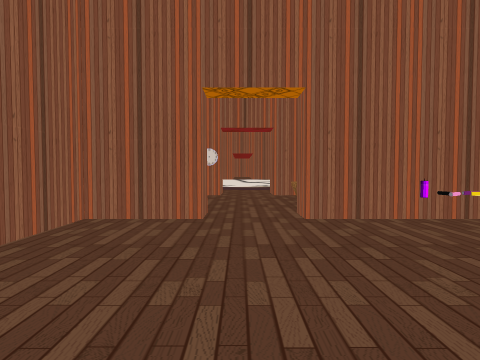
[1] (above)

19 first-person views from a walk through a 3-D level made in the Unity game engine. The camera is 1.5 m above the floor, tilts 2° down and sees 80° across. The floor is counted in squares, 2 m on a side. Each view is taken from the middle of a square. On the plan, view 1 faces up. The plan holds only what a view shows up to about 10 squares ahead; the rest is blank. The place goes on beyond the plan. Some surface patterns are stand-ins.

[2]
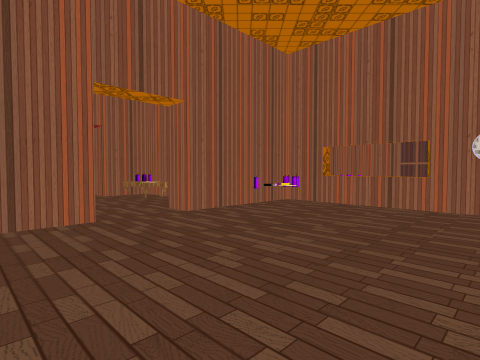

[3]
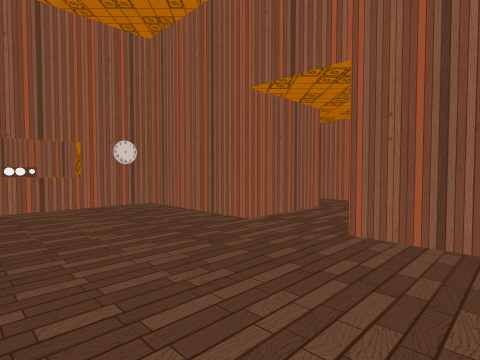

[4]
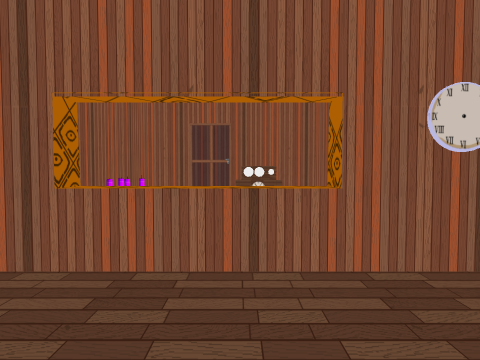

[5]
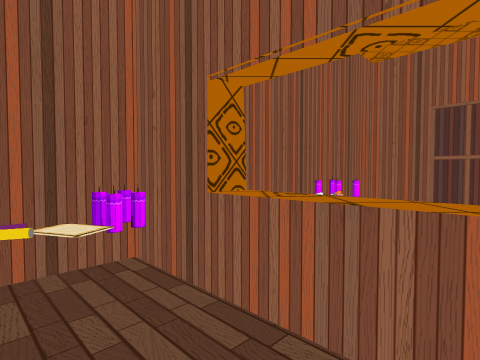

[6]
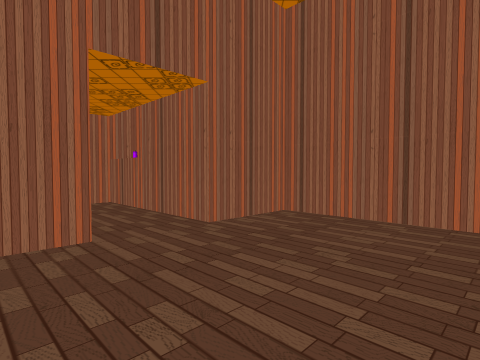

[7]
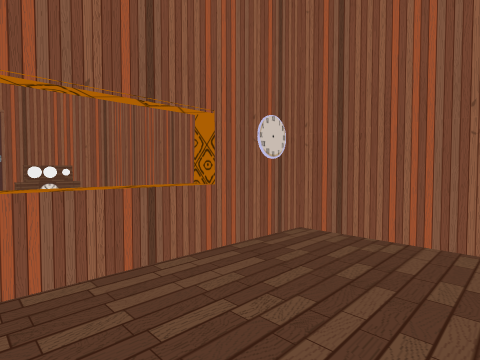

[8]
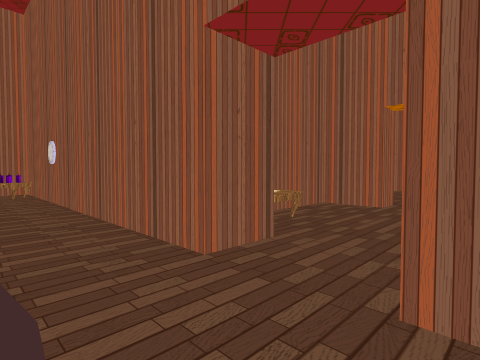

[9]
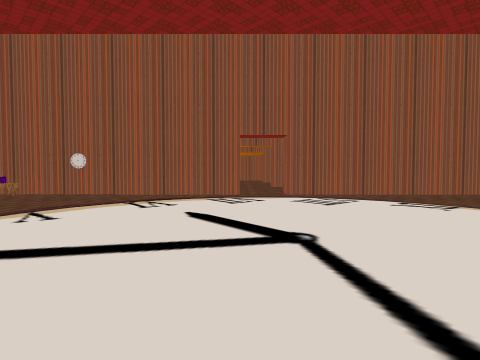

[10]
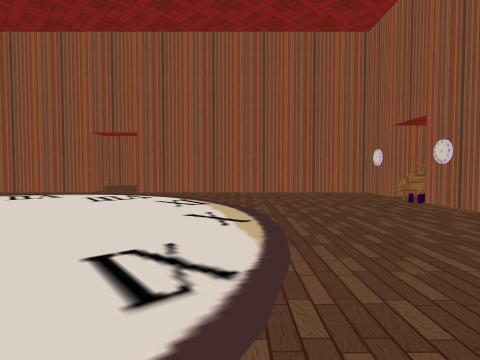

[11]
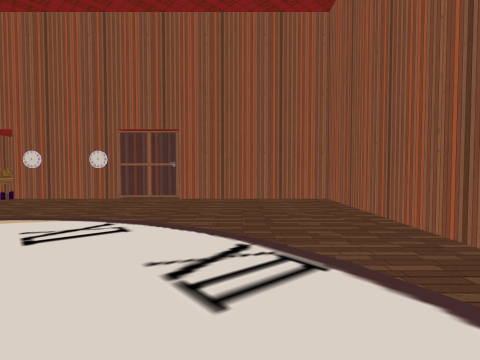

[12]
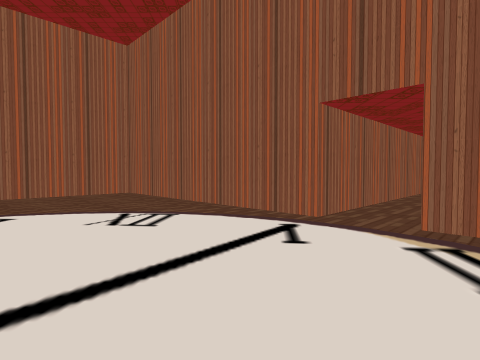

[13]
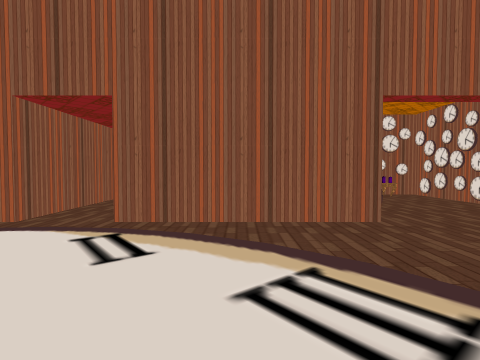

[14]
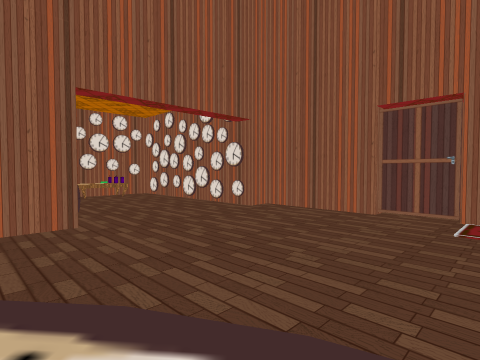

[15]
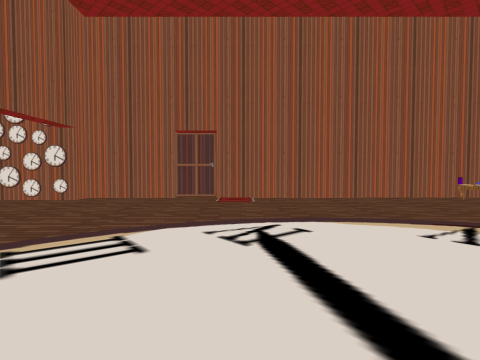

[16]
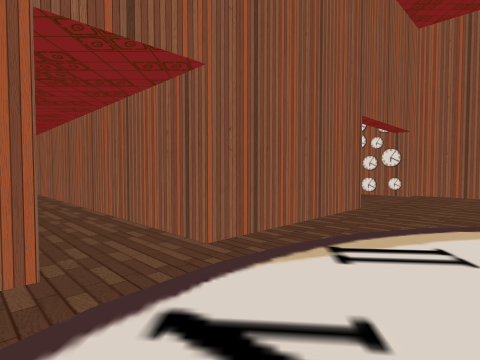

[17]
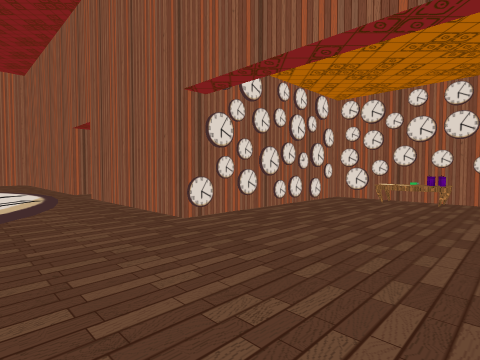

[18]
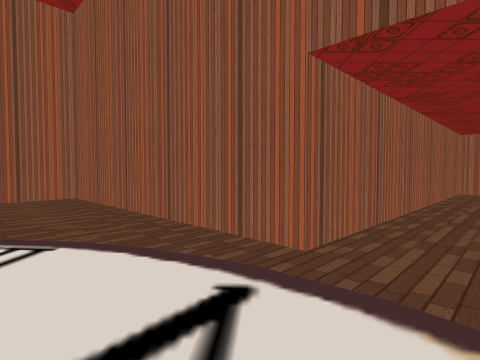

[19]
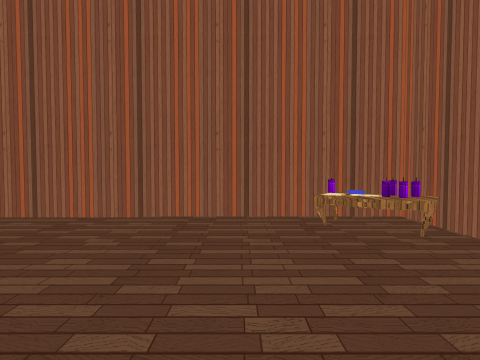

### Floor plan
Key: @ floor where view 1 was taken; # wall or solid block; . main floor; : floor 0.25 m higher than the main floor; / step, stairs or slope; ^ raised ledge; E desk; C candle; O other object.
Columns run from 10 left of view 1 to 10 right of it. Each row starts with its distance up from view 1.
 31          ###
 30          #.#
 29          #.#
 28          #.#
 27          #.#   #OEO#
 26          #.#   O.EOO
 25          #.#   O...O
 24          #.#   O...O
 23          #.#   O...O
 22  #########.####O...O#
 21  #..................#
 20  #....../::::/......#
 19  #...../::::::/.....#
 18  #..../::::::::/....#
 17  #....::::::::::....#
 16  #....::::::::::....#
 15  #....::::::::::....#
 14  #..../::::::::/....#
 13  #..../::::::::/....#
 12  E...../::::::/.....#
 11 ##.......////......O#
 10  #................CC#
  9  #########.##########
  8          ...
  7          ...E
  6          ....#
  5         ##.###  ###
  4        #....OOC# O ##
  3        #.....O^     #
  2        #......^    O#
  1        #......#    OO
  0        #..@...#  ####
 -1        ###.####
 -2           .#
 -3          #..
 -4          ####

Where each view was taken, in squares from view 1:
view 1: 0 up, 0 right, facing up
view 2: 0 up, 2 left, facing up-right
view 3: 3 up, 2 left, facing down-right
view 4: 2 up, 2 right, facing right
view 5: 2 up, 3 right, facing up-right
view 6: 3 up, 2 right, facing down-left
view 7: 3 up, 2 right, facing down-right
view 8: 11 up, 1 left, facing down-right
view 9: 19 up, 1 right, facing down
view 10: 19 up, 4 left, facing down
view 11: 19 up, 0 right, facing left
view 12: 17 up, 2 right, facing up-left
view 13: 17 up, 3 right, facing up
view 14: 17 up, 4 right, facing up-right
view 15: 17 up, 1 right, facing right
view 16: 19 up, 1 left, facing up-right
view 17: 19 up, 9 right, facing up-left
view 18: 19 up, 1 right, facing up-left
view 19: 12 up, 5 right, facing right
